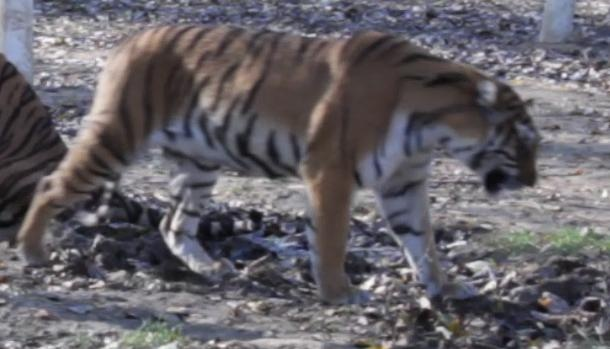
#> input picture data/crops/000033_crop.jpg, 610 x 349 px
$ python -i detector.py   (imports and definitions only)
#> lines starting #> are read from the running program, lines starting #| are printed output that depends on the picture; after the words box and inside, x2 and y2 are one past the last pixel; in counts of white or black regions, pixels touching at a corner belong together
### src/config.py
"""
Central configuration for the Vyaghra pipeline.
Every module should import constants from here instead of hardcoding values.
"""

from pathlib import Path

# ── Paths ─────────────────────────────────────────────
BASE_DIR = Path(__file__).resolve().parent.parent

RAW_DATA_DIR = BASE_DIR / "data" / "raw"
QUARANTINE_DIR = BASE_DIR / "data" / "quarantine"
SAMPLES_DIR = BASE_DIR / "data" / "samples"
OUTPUTS_DIR = BASE_DIR / "outputs"
DB_PATH = BASE_DIR / "outputs" / "vyaghra.db"

for p in [RAW_DATA_DIR, QUARANTINE_DIR, OUTPUTS_DIR]:
    p.mkdir(parents=True, exist_ok=True)

# ── Blank / subject / human classification ───────────
BLANK_CONFIDENCE_THRESHOLD = 0.60

# ── Tiger ID matching thresholds ─────────────────────
MATCH_AUTO_THRESHOLD = 0.75
MATCH_REVIEW_LOWER = 0.45

# ── Occupancy / alerting thresholds ──────────────────
# Brief specifies a 15-20 sq km RANGE for core-zone alerts: below 15 -> no
# alert, 15-20 -> medium confidence, above 20 -> high confidence.
CORE_ZONE_SHIFT_THRESHOLD_SQKM = 15
CORE_ZONE_SHIFT_THRESHOLD_SQKM_HIGH = 20
# Buffer zone uses straight-line centroid distance instead of area, since
# near village-adjacent stations precise distance matters more than area.
BUFFER_ZONE_SHIFT_THRESHOLD_KM = 5
ABSENCE_MULTIPLIER = 3

# Width (km) of the buffer ring drawn/generated around the reserve boundary.
# Used only when the user does not hand-draw an explicit buffer polygon in
# scripts/draw_map.py (see scripts/import_drawn_shapes.py).
RESERVE_BUFFER_WIDTH_KM = 5

# ── Misc ───────────────────────────────────────────────
RANDOM_SEED = 42

### src/identification/detector.py
"""
Detection/crop module: isolates the most likely "subject region" (flank
area) of an image, using a contour-based heuristic rather than a trained
object detector.

Design note: a trained detector (e.g., MegaDetector) would be more accurate
but is GPU-class and out of scope for the CPU-only field-hardware
constraint. This heuristic is a deliberate, documented tradeoff — see
docs/README.md "Known Limitations".

Crops are saved to a separate data/crops/ folder (NOT alongside the
originals) so that re-running this module never picks up its own output
as new input.
"""

import cv2
import numpy as np
from pathlib import Path

from src.config import BASE_DIR

CROPS_DIR = BASE_DIR / "data" / "crops"
# [1 line not run here, left out]


def detect_and_crop(image_path: str):
    """
    Finds the largest contiguous foreground region and crops to it.
    Falls back to the full image if no plausible region is found.

    Returns:
        crop_path (str) — path to the saved crop (or full image fallback)
        flank_usable (bool) — True if a crop/image was produced at all
    """
#> called with image_path = '../../data/crops/000033_crop.jpg'
    image = cv2.imread(image_path)
#> image is the input picture: shape (349, 610, 3); mean B, G, R 103.4, 97.6, 101.1
    if image is None:
        return None, False

    gray = cv2.cvtColor(image, cv2.COLOR_BGR2GRAY)
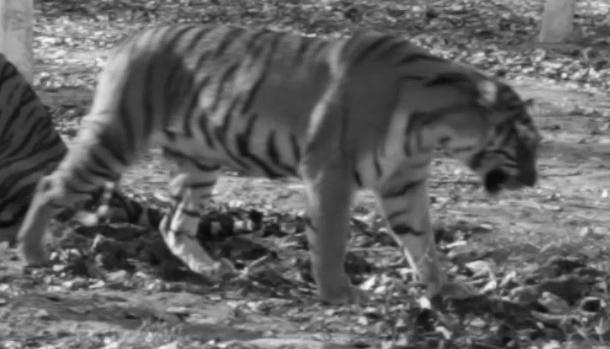
#> gray: shape (349, 610); min 8, max 252, mean 99.3
    blurred = cv2.GaussianBlur(gray, (5, 5), 0)
    edges = cv2.Canny(blurred, 50, 150)
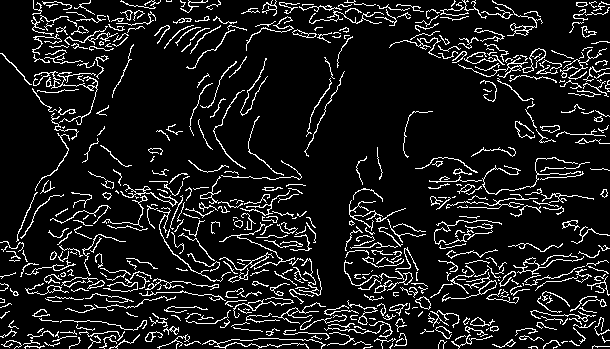
#> edges: shape (349, 610); 10.6% white in thin lines or dots

    kernel = np.ones((7, 7), np.uint8)
    dilated = cv2.dilate(edges, kernel, iterations=2)
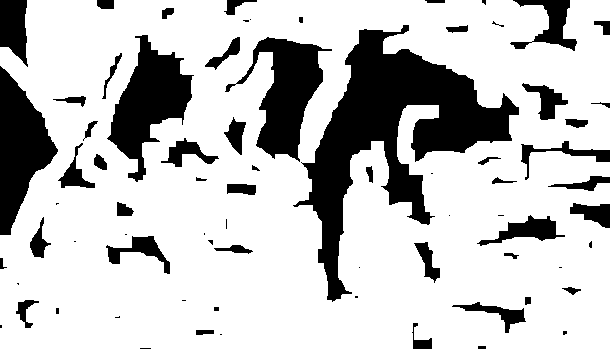
#> dilated: shape (349, 610); 76.8% white; 74 black regions (25 under 20 px)

    contours, _ = cv2.findContours(dilated, cv2.RETR_EXTERNAL, cv2.CHAIN_APPROX_SIMPLE)
#> contours = 1 contour; box (x1, y1, x2, y2) and area: (0, 0, 610, 349) 201094

    image_area = image.shape[0] * image.shape[1]
#> image_area = 212890
    original_name = Path(image_path).stem
    crop_path = str(CROPS_DIR / f"{original_name}_crop.jpg")

    if not contours:
        # No contour found at all -> use the whole image rather than nothing.
        cv2.imwrite(crop_path, image)
        return crop_path, True

    largest = max(contours, key=cv2.contourArea)
#> largest = contour of 446 points, box (x1, y1, x2, y2) (0, 0, 610, 349), area 201094
    area = cv2.contourArea(largest)
#> area = 201094
    x, y, w, h = cv2.boundingRect(largest)
#> x = 0; y = 0; w = 610; h = 349

    area_ratio = area / image_area
#> area_ratio = 0.945
    aspect_ratio = w / h if h > 0 else 0
#> aspect_ratio = 1.75

    # Sanity check: a real animal crop shouldn't be tiny or absurdly thin/wide.
    # If the heuristic's guess looks implausible, fall back to the full image
    # instead of a clearly wrong crop.
    if area_ratio < 0.02 or area_ratio > 0.95 or aspect_ratio < 0.2 or aspect_ratio > 5:
        cv2.imwrite(crop_path, image)
        return crop_path, True

    cropped = image[y:y + h, x:x + w]
    cv2.imwrite(crop_path, cropped)
    return crop_path, True


# [12 lines not run here, left out]

>>> result = detect_and_crop('../../data/crops/000033_crop.jpg')

$ run again, on data/crops/000424_crop.jpg
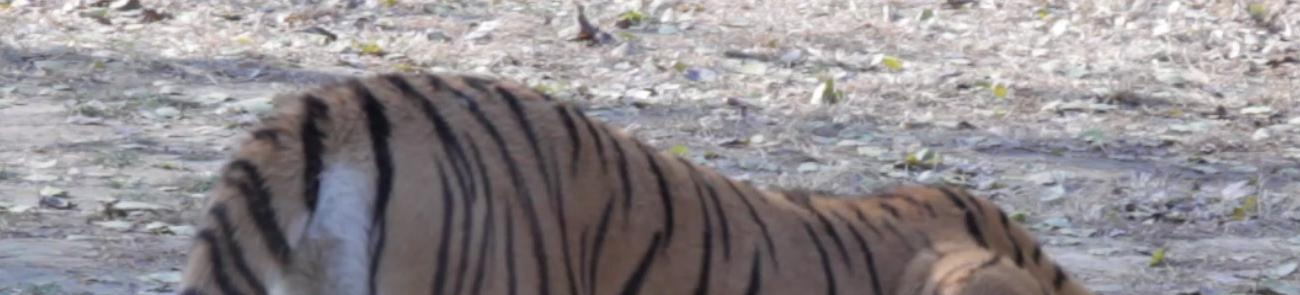
#> input picture data/crops/000424_crop.jpg, 1300 x 295 px
#> in detect_and_crop, image is the input picture: shape (295, 1300, 3); mean B, G, R 143.2, 139.8, 144.6
#> in detect_and_crop, `edges = cv2.Canny(blurred, 50, 150)`:
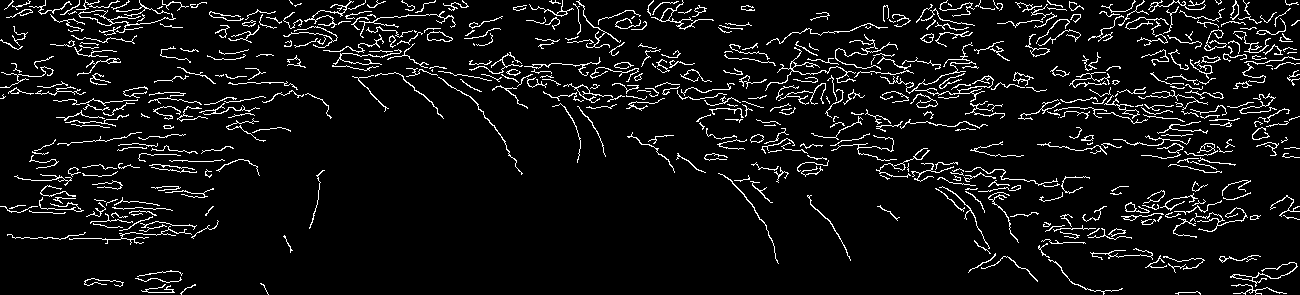
#> edges: shape (295, 1300); 6.9% white in thin lines or dots
#> in detect_and_crop, `dilated = cv2.dilate(edges, kernel, iterations=2)`:
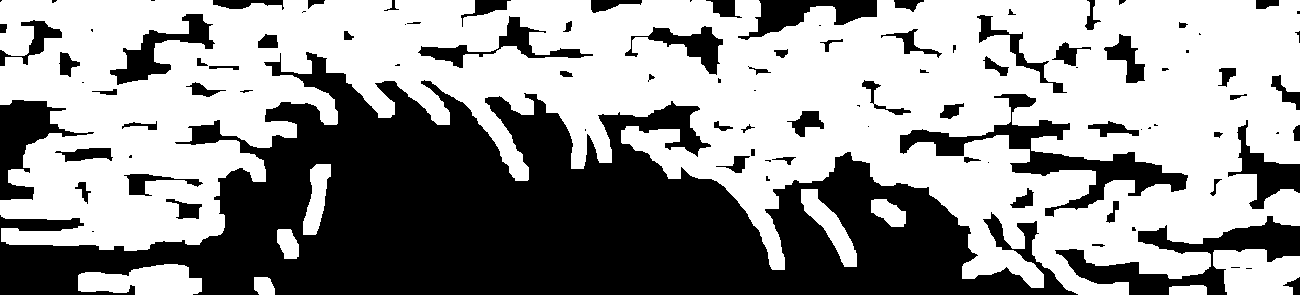
#> dilated: shape (295, 1300); 58.9% white; 103 black regions (33 under 20 px)
#> contours = 9 contours; largest, box (x1, y1, x2, y2) and area: (0, 0, 1300, 295) 233024, (1213, 249, 1300, 295) 3072, (78, 264, 202, 295) 2674, (801, 189, 857, 267) 1488, (303, 164, 331, 235) 1086
#> largest = contour of 1945 points, box (x1, y1, x2, y2) (0, 0, 1300, 295), area 233024
#> area = 233024.5
#> x = 0; w = 1300; h = 295
#> area_ratio = 0.608
#> aspect_ratio = 4.41
